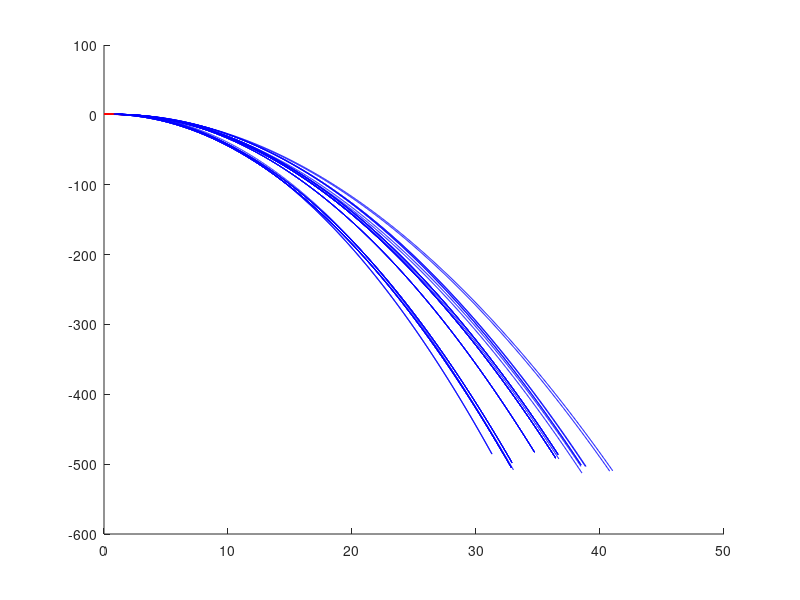

MATLAB code to generate this figure: (Note: this script raises an error after producing the figure.)
function hop()
    g=9.8;    m=72.5748; L0=.96;
    k=16*72*10*21.5;
    
    vx = 4.4;
    
    N = 1000;      % Number of Samples
    tSim = 10;     % Max Sim time
    
    tdPos = [];
    tdAng = pi/6;
    
    
    
    figure(1)
    clf;
    hold on;
    global zs foots
    
    function dz = flightDynamics(t,z)
       dz = z;
       x = z(1); xdot = z(2);
       y = z(3); ydot = z(4);
       dz(1) = xdot;
       dz(2) = 0;
       
       dz(3) = ydot;
       dz(4) = -g;
    end
    function [value isterminal direction] = flightEvents(t,z)
       value = z(3)-L0*cos(tdAng);
       isterminal = 1;	direction = -1;
    end
    function dz  = stanceDynamics(t,z)
       dz = z;
       x = z(1); xdot = z(2);
       y = z(3); ydot = z(4);
       
       len = norm([x-tdPos(1) y]);
       dz(1) = xdot;
       dz(2) = 1/m * ( k * (L0 - len) * (x-tdPos(1)) / len);
       
       dz(3) = ydot;
       dz(4) = -g + 1/m * ( k * (L0 - len) * y / len);
    end
    function [value isterminal direction] = stanceEvents(t,z)
       x = z(1); xdot = z(2);
       y = z(3); ydot = z(4);
       
       len = norm([x-tdPos(1) y]);
       value = len-L0;
       isterminal = 1;	direction = +1;
    end

    function [t_out z_out foot_out tf zf en loTime] = simulatePeriod(t0,params,x0)
        flightOptions = odeset('Events',@flightEvents,'AbsTol',1e-9,'RelTol',1e-9);
        stanceOptions = odeset('Events',@stanceEvents,'AbsTol',1e-9,'RelTol',1e-9); 
        
        xorig = 0;
        if nargin==3
            xorig = x0;
        end
        

        z0 = [xorig vx L0*cos(params(1)) params(2)];  
        k = params(3);
        tdAng = params(1);
        
        
        en = [];
        tspan = linspace(t0,t0+tSim,N);
        tdPos = [z0(1)+z0(3)*tan(tdAng) 0];
        %tdPos = [z0(1)+L0*sin(tdAng) z0(3)-L0*cos(tdAng)];
        
        % Simulation Stance
        [t z tf zf] = ode45(@stanceDynamics,tspan,z0,stanceOptions);
        leg = z(:,[1 3]) - ones(length(t),1)*tdPos;
        
        if nargout == 7
            loTime = tf;
        end
                    
        vel = z(:,[2 4]);
        en = m*g*z(:,3) + 1/2 * k * (sqrt(sum(leg.^2,2))-L0).^2 + 1/2*m*sum(vel.^2,2);
        foot = ones(length(z(:,1)),1)*tdPos;
        
        plot(z(:,1),z(:,3),'r');
        %plot(z(:,1),sqrt(L0^2-(z(:,1)-tdPos(1)).^2),'k--')
        
        z_out = z;
        t_out = t;
        foot_out = foot;
        
        if length(tf) == 0
            'break after stance'
            return;
        end
        
        tspan = linspace(tf,tf+tSim,N);
        [t z tf zf] = ode45(@flightDynamics,tspan,zf,flightOptions);
        foot = [z(:,1)+L0*sin(tdAng) z(:,3)-L0*cos(tdAng)];
        
        vel = z(:,[2 4]);
        en2 = m*g*z(:,3) + 1/2*m*(z(:,2).^2 + z(:,4).^2);
        en = [en ; en2];
        
        plot(z(:,1),z(:,3),'b');
        %plot([z(1,1) z(end,1)],[L0*cos(tdAng) L0*cos(tdAng)],'k--')
        
        t_out = [t_out ; t];
        z_out = [z_out ; z];
        foot_out = [ foot_out ; foot]; 
    end
    function output = periodResidual(params)
        [t z foot tf zf en loTime] = simulatePeriod(0,params);
        output = [0 0 0];
        if length(tf)==0
            output(1) = vx - z(end,2);
            %output(2) = params(2) - z(end,4);
            output(2) = loTime - tStanceDes;
            output(3) = (t(end)-loTime) - tFlightDes;
        else
            output(1) = vx - z(end,2);
            %output(2) = params(2) - z(end,4);
            
            output(2) = loTime - tStanceDes;
            
            
            output(3) = (tf-loTime) - tFlightDes;
        end
    end
    
   
    fid = fopen('SlipData.txt','w');
   
    vxs = 3:.05:5.5;
    global vxs ks  thetas heights;
    
    ks = [];
    thetas = [];
    heights = [];
    
    paramsInitial = [.3 -1.2250 12000];
    for vx = 3:.5:5.5
        
        tStanceDes =10^-0.2*vx^-0.82;
        cad = 2.551*vx*vx-8.8*vx+172.87;
        tFlightDes = 60/cad - tStanceDes;

        %% Find Orbit
        params0 = paramsInitial;
        options = optimset('display','iter');
        [params resnorm res] = lsqnonlin(@periodResidual,params0,[pi/20,-inf,16*72*2],[pi/4,0,16*72*100*21.5],options);
        paramsInitial = params;
        res
        ang = params(1);
        vy = params(2);
        k = params(3);
        params
        [t z foot tf zf energy lo] = simulatePeriod(0,params);


        %% Point Mass Trajectory
        %plot(z(:,1),0*z(:,1),'k');
        %axis([0 max(z(:,1)) 0 max(z(:,3))]); 

        ks = [ks params(3)];
        thetas = [thetas params(1)];
        
        Stiffness = params(3);
        Stance = lo;
        Period = tf;
        DutyFactor = Stance/Period/2;
        Length = Period*vx;
        maxSLIPHeight = max(z(:,3));
        
        heights = [heights maxSLIPHeight];

        
        
        fprintf(fid,'%f\t %f\t %f\t %f\t %f\t %f\t %f\n',vx,tStanceDes,tFlightDes,Stiffness, ang, maxSLIPHeight, L0);

%         fprintf(1,'Vy = \t%f\n',vy);
%         fprintf(1,'T  = \t%f\n',Period);
%         fprintf(1,'Cad  = \t%f\n',60/Period);
%         fprintf(1,'t_c = \t%f\n',Stance);
%         fprintf(1,'DF = \t%f\n',DutyFactor);
%         fprintf(1,'SL = \t%f\n',Length);
%         fprintf(1,'px = \t%f\n',L0*sin(ang));
%         fprintf(1,'py = \t%f\n',-L0*cos(ang));
% 
% 
%         fprintf(1,'touchDownAngle=\t%f;\n',ang);
%         fprintf(1,'legSpringConstant = \t%f;\n',Stiffness);
%         fprintf(1,'forwardVelocity = \t%f;\n',vx);
%         fprintf(1,'maxSLIPHeight = \t%f;\n',max(z(:,3)));
%         fprintf(1,'touchDownLength = \t%f;\n',L0);
%         fprintf(1,'stanceTime = \t%f;\n',tStanceDes);
%         fprintf(1,'flightTime = \t%f;\n',tFlightDes);
    end
    fclose(fid);


    figure(6)
    subplot(131)
    plot(thetas)
    subplot(132)
    plot(ks)
    subplot(133)
    plot(heights)



    
    
end